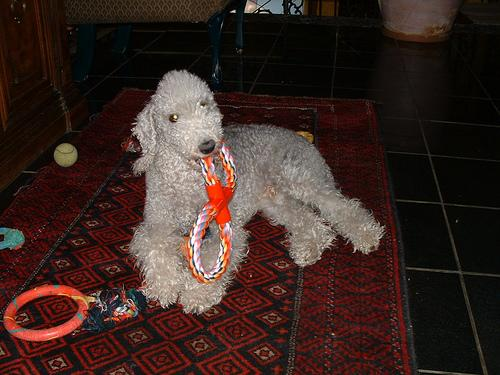
#> input picture data/images/n02093647-Bedlington_terrier/n02093647_1030.jpg, 500 x 375 px, found by its file name; its folder holds only this picture in this run
$ jupyter execute --allow-errors main.ipynb
#> lines starting #> are read from the running program, lines starting #| are printed output that depends on the picture
[cell 1]
#Imports
import xml.etree.ElementTree as ET
import os
import glob
import random
import numpy as np
import matplotlib.pyplot as plt
import skimage as ski
import sklearn
from skimage import filters
from skimage import data
from skimage import io
from skimage.color import rgb2gray
from pathlib import Path
from PIL import Image
import sklearn.metrics
from sklearn.decomposition import PCA
from sklearn.feature_extraction.text import CountVectorizer
from sklearn.feature_extraction.text import TfidfVectorizer
import json

[cell 2]
def get_bounding_boxes(annot):
    xml = annot
    tree = ET.parse(xml)
    root = tree.getroot()
    objects = root.findall('object')
    bbox = []
    for o in objects:
        bndbox = o.find('bndbox')
        xmin = int(bndbox.find('xmin').text)
        ymin = int(bndbox.find('ymin').text)
        xmax = int(bndbox.find('xmax').text)
        ymax = int(bndbox.find('ymax').text)
        bbox.append((xmin, ymin, xmax, ymax))
    return bbox

[cell 3]
def crop_images(image_files, annotation_files, target_directory):
#> further down, image is the input picture: shape (375, 500, 3); mean R, G, B 58.8, 39.9, 34.7
#> `image = rgb2gray(image)`:
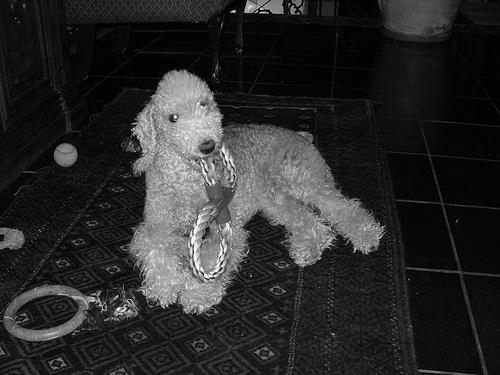
#> image: shape (375, 500) float64; min 0, max 1, mean 0.171
#> `sobel_h = filters.sobel_h(image)`:
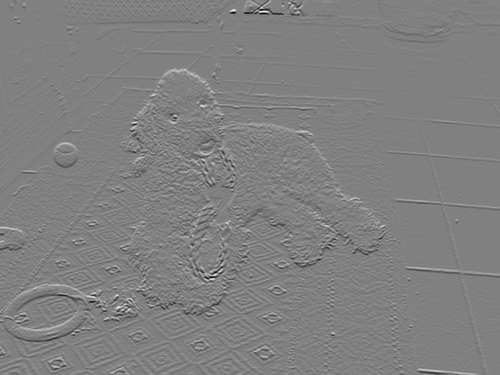
#> sobel_h: shape (375, 500) float64; min -0.847, max 0.832, mean -0.000112; drawn with min black and max white
#> `sobel_v = filters.sobel_v(image)`:
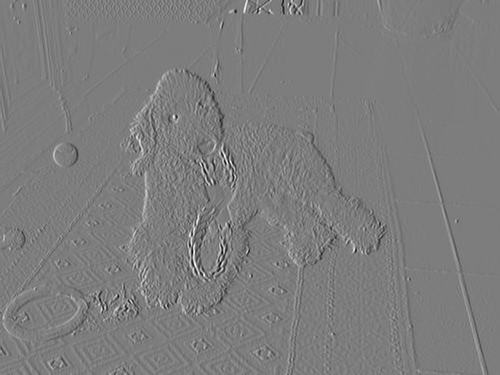
#> sobel_v: shape (375, 500) float64; min -0.769, max 0.796, mean -0.000268; drawn with min black and max white
    for i in range(len(image_files)):
        bbox = get_bounding_boxes(annotation_files[i])
        dog_image_path = image_files[i]
        im = Image.open(dog_image_path)

        for j, box in enumerate(bbox):
            im2 = im.crop(box)
            im2 = im2.resize((128, 128), Image.LANCZOS)

            new_path = dog_image_path.replace('data/images', target_directory)
            new_path = new_path.replace('.jpg', f'-{j}.jpg')
            im2 = im2.convert('RGB')

            head, _ = os.path.split(new_path)
            Path(head).mkdir(parents=True, exist_ok=True)

            im2.save(new_path)

[cell 4]
def angle(dx, dy):
    return np.mod(np.arctan2(dy,dx), np.pi)
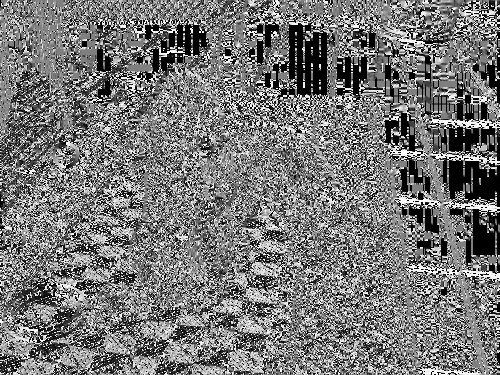
#> returned value: shape (375, 500) float64; min 0, max 3.14, mean 1.47; drawn with min black and max white
#> `hist, nbin = ski.exposure.histogram(angles, nbins=36)`: hist = 36 values, max 18706 at index 0, min 3946 at index 10, mean 5208.3; nbin = 36 values from 0.0436 to 3.1
#> `hist = hist / np.sum(hist)`: hist = 36 values, max 0.0998 at index 0, min 0.021 at index 10, mean 0.0278

#> (a cell that did not finish here is left out)

[cell 6]
#Feature Extraction: Edge Histogram and Similarity Measurements
#Choosing one random Image from each class
randomImage1= random.choice(glob.glob(os.path.join(r'data/cropped/class1/n02093647-Bedlington_terrier','*jpg')))
#> (the rest of this cell did not finish here and is left out)

#> (a cell that did not finish here is left out)

#> (a cell that did not finish here is left out)

[cell 9]
#Dimensionality reduction (using Principal Component Analysis, PCA)
#Convert all the images from all classes into edge histograms
class1Directory = 'data/cropped/class1/n02093647-Bedlington_terrier'
class2Directory = 'data/cropped/class2/n02099849-Chesapeake_Bay_retriever'
class3Directory = 'data/cropped/class3/n02100735-English_setter'
class4Directory = 'data/cropped/class4/n02116738-African_hunting_dog'

masterDirectory = [class1Directory, class2Directory, class3Directory, class4Directory]
masterHistograms = []
masterLabels = []

#> (the rest of this cell did not finish here and is left out)
